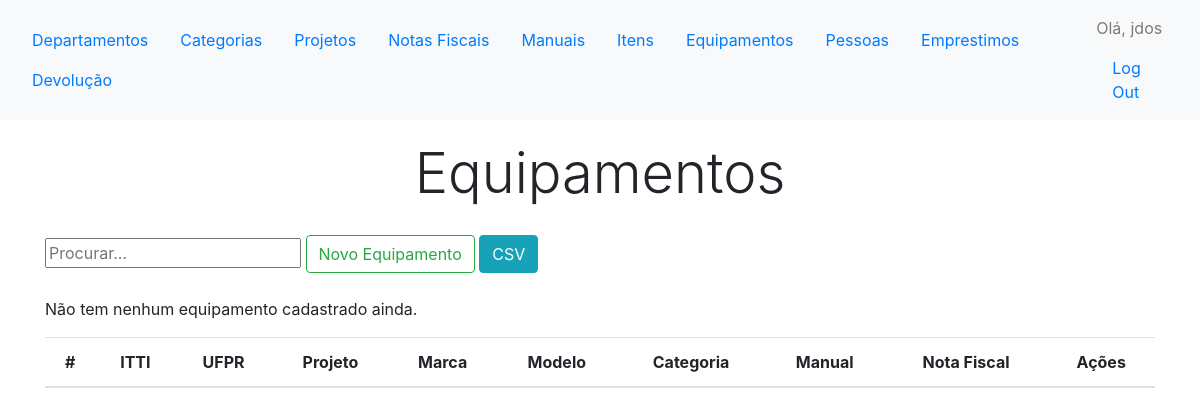
/controle/equipamentos/ (signed in), run on an earlier commit of the app's database.
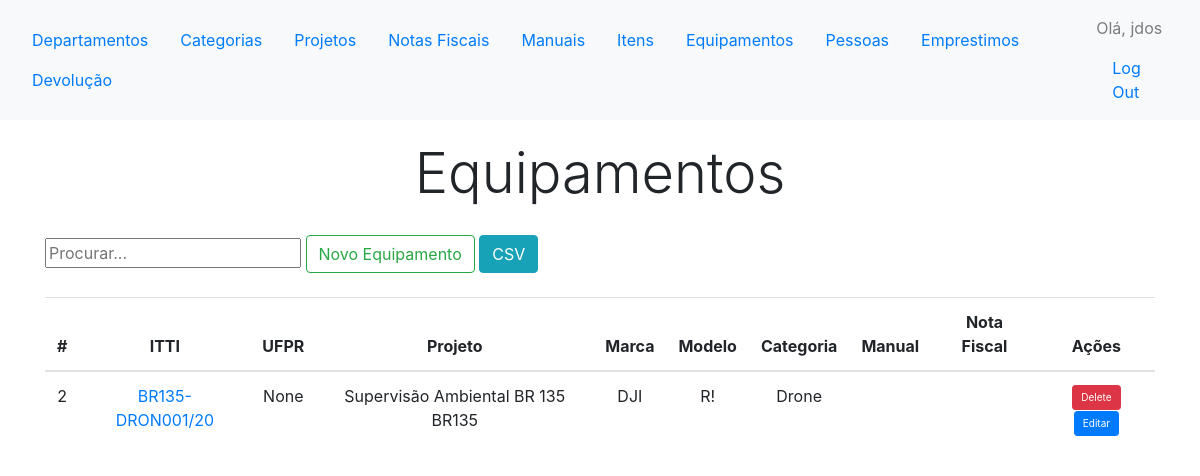
And on a later commit of the database.
### controles/models.py (models this page shows, shortened)
class Equipamento(models.Model):
    id_item = models.OneToOneField(Item, primary_key = True, on_delete=models.PROTECT)
    patrimonio_itti = models.CharField(max_length=30, unique=True, blank=True, null= True, default='')
    patrimonio_ufpr = models.IntegerField(validators=[MinValueValidator(0), MaxValueValidator(999999)] ,unique=True, null= True, blank=True)
    id_manual = models.ForeignKey(Manual, on_delete=models.SET_NULL, blank=True, null = True)

class Item(models.Model):
    id_item = models.AutoField(primary_key=True)
    nome = models.CharField(max_length=50)
    caracteristica = models.TextField(max_length=200, blank=True, null=True)
    marca = models.CharField(max_length=30) #nova identidade
    modelo = models.CharField(max_length=30) #nova identidade
    categoria = models.ForeignKey(Categoria, on_delete=models.PROTECT)
    subcategoria = models.ForeignKey(Subcategoria, on_delete=models.PROTECT, blank=True, null=True)
    projeto = models.ForeignKey('comuns.Projeto', on_delete=models.PROTECT)
    valor = models.DecimalField(max_digits=8, decimal_places=2, blank=True, null = True)
    local = models.CharField(max_length=50, null = True, blank=True) #nova identidade
    id_departamento = models.ForeignKey('comuns.Departamento', on_delete=models.PROTECT, blank=True, null = True)
    id_notafiscal = models.ForeignKey(NotaFiscal, on_delete=models.PROTECT, blank=True, null = True)
    status_disponivel = models.BooleanField(default=True)
    status_manutencao = models.BooleanField(default=False)
    status_emprestado = models.BooleanField(default=False)
    tipo_consumivel = models.BooleanField(default=False)
    quantidade = models.IntegerField(validators=[MinValueValidator(0), MaxValueValidator(999999)], default = 1)
    validade = models.DateField(null= True, blank=True)
    id_equipamento_pertencente = models.ForeignKey('self', null=True, blank=True ,related_name='item', on_delete=models.CASCADE)
    ano = models.PositiveIntegerField(
        default=current_year(), validators=[MinValueValidator(2009), max_value_current_year])
    class Meta:
        verbose_name_plural = 'Itens'

class Categoria(models.Model):
    nome = models.CharField(max_length=40)
    abreviacao = models.CharField(max_length=4)
    def __str__(self):
        return self.nome

### comuns/models.py (models this page shows)
class Projeto(models.Model):
    nome = models.CharField(max_length=30)
    acronimo = models.CharField(max_length=5)
    def __str__(self):
        return self.nome + ' ' + self.acronimo

### controles/views.py (the view)
@login_required
def equipamentos(request):
	equipamentos = Equipamento.objects.all().order_by('id_item')
	context = {'equipamentos': equipamentos}
	return render(request, 'controles/equipamento/equipamentos.html', context)

### controles/templates/controles/equipamento/equipamentos.html (shortened to what this page needs)
{% extends "controles/base.html" %}
{% load custom_filter %}
{% load static %}
{% block content %}
<h1 class="display-4 text-center" style="padding: 20px;">Equipamentos</h1>
<input type="text" id="myInput" onkeyup="searchTable('example','myInput');" placeholder="Procurar..." title="Digite!">
<button type="button" class="btn btn-outline-success"  onclick="ajaxreturn('{% url 'controles:novo_equipamento' %}')" data-toggle="modal" data-target="#ModalItem"> Novo Equipamento </button>
<button class="export btn btn-info" onclick="exportTableToCSV($('#example'),'export.csv');">CSV</button>
<br>
<br>
<div>
<table id ="example"  class="table" style="width:100%;text-align:center" data-itens-equipamento-url="{% url 'controles:load_itens_equipamento' %}">
  <thead>
    <th onclick="sortTable(0)">
      #
    </th>
    <th onclick="sortTable(1)" >
      ITTI
    </th>
    <th>
      UFPR
    </th>
    <th>
      Projeto
    </th>
    <th>
      Marca
    </th>
    <th>
      Modelo
    </th>
    <th>
      Categoria
    </th>
    <th>
      Manual
    </th>
    <th>
      Nota Fiscal
    </th>
    <th>
      Ações
    </th>
  </thead>
  <tbody>
    {% for equipamento in equipamentos %}
    <tr class="data">
      <td >{{ equipamento.id_item.id_item }}</td>
      <td ><a href="{% url 'controles:etiqueta' equipamento.id_item.id_item %}" target="_blank">{{ equipamento.patrimonio_itti}}</a></td>
      <td>{{equipamento.patrimonio_ufpr}}</td>
      <td>{{ equipamento.id_item.projeto }}</td>
      <td>{{ equipamento.id_item.marca }}</td>
      <td>{{ equipamento.id_item.modelo }}</td>
      <td>{{ equipamento.id_item.categoria}}</td>
      <td><a href="{{ equipamento.id_manual.documento.url }} ">{{ equipamento.id_manual.nome}}</a></td>
      <td><a href="{{ equipamento.id_item.id_notafiscal.documento.url }} ">{{ equipamento.id_item.id_notafiscal.nome}}</a></td>
      <td>
      <button type="button" class="btn btn-primary delete btn-sm btn-danger" style="font-size:10px" onclick="ajaxreturn('{% url 'controles:delete_equipamento' equipamento.id_item.id_item %}')" data-toggle="modal" data-target="#ModalItem"> Delete</button>
      <button type="button" class="btn btn-primary delete btn-sm" style="font-size:10px" onclick="ajaxreturn('{% url 'controles:editar_equipamento_modal' equipamento.id_item.id_item %}')" data-toggle="modal" data-target="#ModalItem"> Editar</button>
      </td>
    </tr>
    {% empty %}
    	<p>Não tem nenhum equipamento cadastrado ainda.</p>
    {% endfor %}
  </tbody>
</table>
</div>
</div>
{% endblock content %}

What changed in the data, as far as the page shows it:
added Equipamento: id_item.id_item "2", patrimonio_itti "BR135-DRON001/20", patrimonio_ufpr "None", id_item.projeto "Supervisão Ambiental BR 135 BR135", id_item.marca "DJI", id_item.modelo "R!", id_item.categoria "Drone"
Also different on the page:
text no longer shown: "Não tem nenhum equipamento cadastrado ainda."
